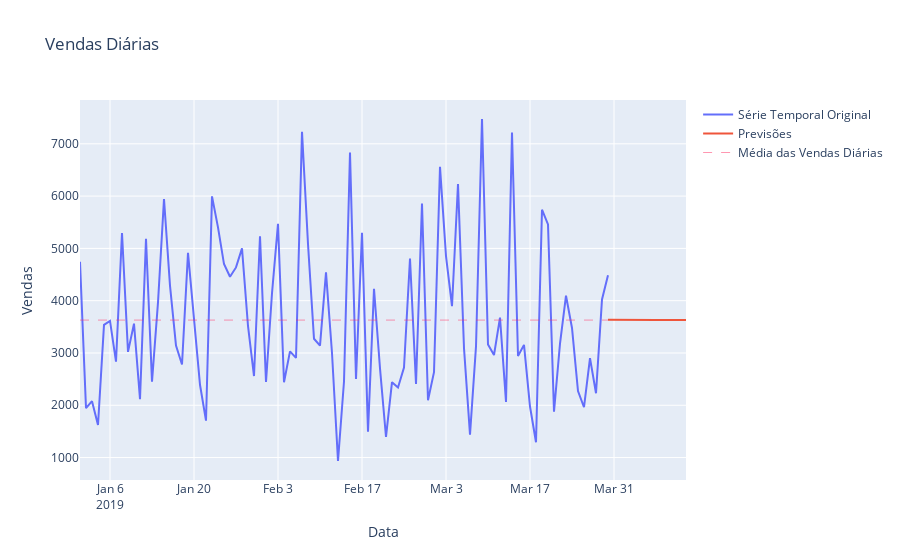

The notebook cell saved with this chart:
### Code cell
# Plotar a série temporal original e as previsões - usando Plotly

# Criar um objeto de figura
fig = go.Figure()

# Adicionar a série temporal original ao gráfico
fig.add_trace(
    go.Scatter(
        x=sales_daily.index, y=sales_daily, mode="lines", name="Série Temporal Original"
    )
)

# Adicionar as previsões ao gráfico
fig.add_trace(
    go.Scatter(
        x=np.arange(
            sales_daily.index[-1],
            sales_daily.index[-1] + pd.Timedelta(days=forecast_days),
            pd.Timedelta(days=1),
        ),
        y=forecast,
        mode="lines",
        name="Previsões",
    )
)

# Calcular a média das vendas diárias
mean_sales = sales_daily.mean()

# Adicionar a média das vendas diárias ao gráfico
fig.add_trace(
    go.Scatter(
        x=sales_daily.index,
        y=np.full(sales_daily.shape, mean_sales),
        mode="lines",
        name="Média das Vendas Diárias",
        line=dict(color="#ff2e63", width=0.5, dash="dash"),
    )
)

# Configurar o título e os rótulos dos eixos
fig.update_layout(title="Vendas Diárias", xaxis_title="Data", yaxis_title="Vendas")

# Mostrar o gráfico
fig.show()
